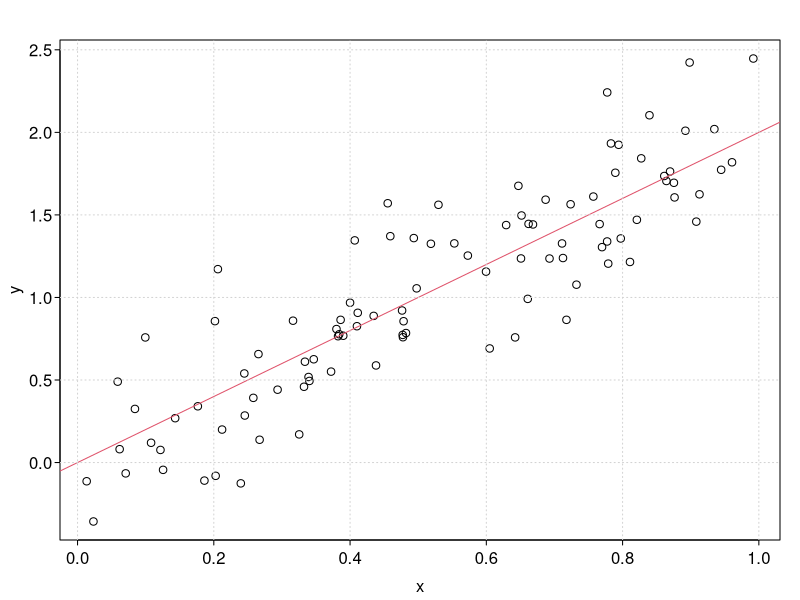
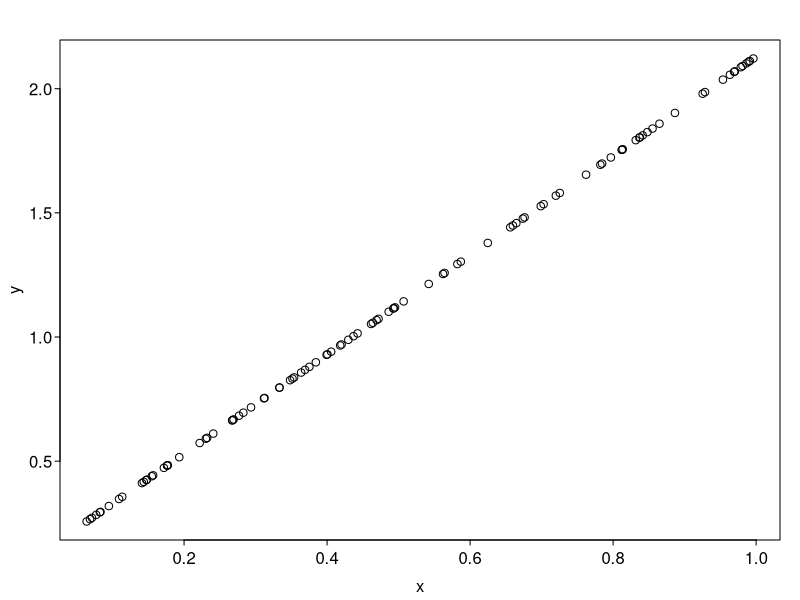

Recreate these plots in R, in order. (Note: this script raises an error after producing the figures.)
## ---- chunk 1
set.seed(1)
knitr::opts_chunk$set(echo       = TRUE, 
                      fig.align  = "center",
                      fig.height = 3, 
                      fig.width  = 4)
knitr::opts_knit$set(global.par = TRUE)
ggplot2::theme_set(ggplot2::theme_bw() + ggplot2::theme(strip.background = ggplot2::element_rect(fill = "white")))
## ---- chunk 2
par(mar = c(3, 3, 2, 1),
mgp = c(1.8, 0.4, 0), 
las = 1,
tcl = -.25)
## ---- chunk 3
    n <- 100
    sigma2 <- 0.1
    beta0 <- 0
    beta1 <- 2
    x <- runif(n)
    eps <- rnorm(n, mean = 0, sd = sqrt(sigma2))
    y <- beta0 + beta1 * x + eps
    
    plot(x, y)
    abline(a = beta0, b = beta1, col = 2)
    grid()
## ---- chunk 4
    #' @title Simulate SLR
    #' 
    #' @description Simulate response values from the normal simple
    #'     linear regression model.
    #' 
    #' @param n The sample size
    #' @param x The values of the predictor variable for the \code{n}
    #'    individuals. 
    #' @param beta0 The y-intercept.
    #' @param beta1 The slope.
    #' @param sigma2 The error variance.
    #' 
    #' @return A vector of length n. The values of the response variable.
    #' 
    #' @author David Gerard
    #' 
    #' @examples
    #' n <- 100
    #' x <- runif(n)
    #' beta0 <- 0
    #' beta1 <- 2
    #' sigma2 <- 0.5
    #' y <- simreg(n = n, x = x, beta0 = beta0, beta1 = beta1, sigma2 = sigma2)
    #' plot(x, y)
    #' abline(a = beta0, b = beta1)
    simreg <- function(n, x, beta0, beta1, sigma2) {
      eps <- stats::rnorm(n = n, mean = 0, sd = sqrt(sigma2))
      y <- beta0 + beta1 * x + eps
      return(y)
    }
## ---- chunk 5
    n <- 100
    sigma2 <- 0.1
    beta0 <- 0
    beta1 <- 2
    x <- runif(n)
    y <- simreg(n = 1, x = x, beta0 = beta0, beta1 = beta1, sigma2 = sigma2)
## ---- chunk 6
    plot(x, y)
## ---- chunk 7
    x <- 10
    stopifnot(x == 10)
    stopifnot(x > 20)
## ---- chunk 8
    if (x != 10) {
      stop("x is not 10")
    }
## ---- chunk 9
    simreg <- function(n, x, beta0, beta1, sigma2) {
      ## Check input
      stopifnot(length(x) == n)
      
      ## Simulate y
      eps <- stats::rnorm(n = n, mean = 0, sd = sqrt(sigma2))
      y <- beta0 + beta1 * x + eps
      return(y)
    }
## ---- chunk 10
    y <- simreg(n = 1, x = x, beta0 = beta0, beta1 = beta1, sigma2 = sigma2)
## ---- chunk 11
    simreg <- function(n, x, beta0, beta1, sigma2) {
      ## Check input
      if (length(x) != n) {
        warning("n not equal to length(x). Recycling error terms.")
      }
      
      ## Simulate y
      eps <- stats::rnorm(n = n, mean = 0, sd = sqrt(sigma2))
      y <- beta0 + beta1 * x + eps
      return(y)
    }
    y <- simreg(n = 1, x = x, beta0 = beta0, beta1 = beta1, sigma2 = sigma2)
## ---- chunk 12
    library(testthat)
    local_edition(3)
## ---- chunk 13
    x <- 10
    y <- 10
    expect_equal(x, y)
## ---- chunk 14
    expect_equal(10, 10 + 10^-8)
    expect_equal(10, 10 + 10^-5)
    expect_equal(10, 10 + 10^-5, tolerance = 10^-4)
## ---- chunk 15
    local_edition(3) ## not necessary for package
    names(x) <- "hello"
    expect_equal(x, y)
    expect_equal(x, y, ignore_attr = TRUE)
## ---- chunk 16
    expect_match("hello", "ll")
    expect_match("helo", "ll")
## ---- chunk 17
    simreg <- function(n, x, beta0, beta1, sigma2) {
      ## Check input
      stopifnot(length(x) == n)
      
      ## Simulate y
      eps <- stats::rnorm(n = n, mean = 0, sd = sqrt(sigma2))
      y <- beta0 + beta1 * x + eps
      return(y)
    }
    
    x <- runif(100)
    beta0 <- 0
    beta1 <- 2
    sigma2 <- 0.5
    expect_error(
      simreg(
        n = 1, 
        x = x, 
        beta0 = beta0, 
        beta1 = beta1, 
        sigma2 = sigma2
      )
    )
## ---- chunk 18
    expect_no_error(
      simreg(
        n = length(x), 
        x = x, 
        beta0 = beta0, 
        beta1 = beta1, 
        sigma2 = sigma2
        )
      )
## ---- chunk 19
    local_edition(3)
    expect_type(1, "double")
    expect_type(1L, "integer")
    expect_type("1", "character")
    expect_type(TRUE, "logical")
## ---- chunk 20
    y <- simreg(n = length(x), x = x, beta0 = beta0, beta1 = beta1, sigma2 = sigma2)
    lmout <- lm(y ~ x)
    expect_s3_class(object = lmout, class = "lm")
## ---- chunk 21
    expect_true(3 == 3)
## ---- chunk 22
    x <- runif(1000000)
    beta0 <- 0
    beta1 <- 2
    sigma2 <- 0.5
    y <- simreg(n = length(x), x = x, beta0 = beta0, beta1 = beta1, sigma2 = sigma2)
    lmout <- lm(y ~ x)
    expect_equal(coef(lmout)[[2]], beta1, tolerance = 0.01)
## ---- chunk 23
    test_that("simreg() output is consistent", {
      set.seed(991)
      x <- runif(1000000)
      beta0 <- 0
      beta1 <- 2
      sigma2 <- 0.5
      y <- simreg(n = length(x), x = x, beta0 = beta0, beta1 = beta1, sigma2 = sigma2)
      lmout <- lm(y ~ x)
      expect_equal(coef(lmout)[[2]], beta1, tolerance = 0.001)
      
      expect_equal(length(x), length(y))
    })
